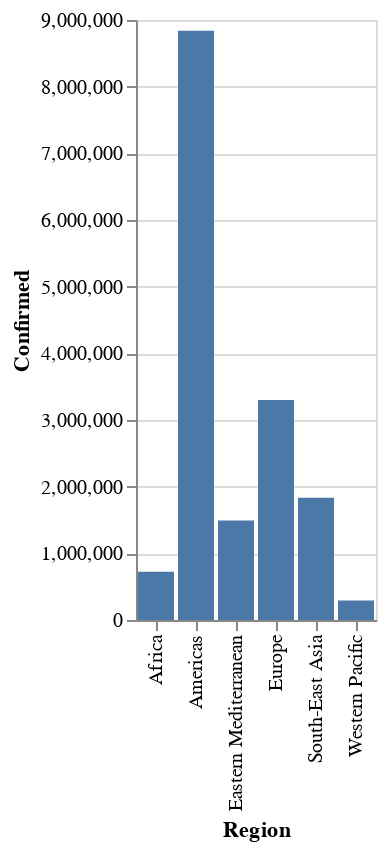

This figure's notebook cell:
### Markdown cell above
## The Bar chart family

Let us now start learning to create bar-charts with `altair`, starting with the very basic one.

`altair` chart visualization can be done using the `Chart` class and its methods.

*  top level **chart** object accepts data
*  **mark** method specifies how the encoded attributes should be represented in the chart
*  **encode** method maps data columns to visual attributes of the chart

We create bar charts using the `Chart.mark_bar()` method. 
Refer the code below and try to understand the syntax. We will break it down in the next cell.

### Code cell
(alt.Chart(data)
     .mark_bar()                      # mark_bar for creating bar plots
     .encode(
             x='Region:N',            # encode x-axis values to the data column 'Region' of type "nominal"
             y='Confirmed:Q',         # encode y-axis values to the data column 'Confirmed' of type "quantitative"
     )
)

# compare to plotting with pandas
# data.plot.bar(x='Region', y='Confirmed')

### Figure 1 — Vega-Lite specification as saved in the notebook (floating-point values rounded to 4 significant figures)
{"config": {"view": {"continuousWidth": 400, "continuousHeight": 300}}, "data": {"name": "data-863ebb4242ba9b5a2bd4e20db4f44d26"}, "mark": "bar", "encoding": {"x": {"field": "Region", "type": "nominal"}, "y": {"field": "Confirmed", "type": "quantitative"}}, "$schema": "https://vega.github.io/schema/vega-lite/v4.17.0.json", "datasets": {"data-863ebb4242ba9b5a2bd4e20db4f44d26": [{"Region": "Africa", "Confirmed": 723207, "Deaths": 12223, "Recovered": 440645, "Active": 270339}, {"Region": "Americas", "Confirmed": 8839286, "Deaths": 342732, "Recovered": 4468616, "Active": 4027938}, {"Region": "Eastern Mediterranean", "Confirmed": 1490744, "Deaths": 38339, "Recovered": 1201400, "Active": 251005}, {"Region": "Europe", "Confirmed": 3299523, "Deaths": 211144, "Recovered": 1993723, "Active": 1094656}, {"Region": "South-East Asia", "Confirmed": 1835297, "Deaths": 41349, "Recovered": 1156933, "Active": 637015}, {"Region": "Western Pacific", "Confirmed": 292428, "Deaths": 8249, "Recovered": 206770, "Active": 77409}]}}
